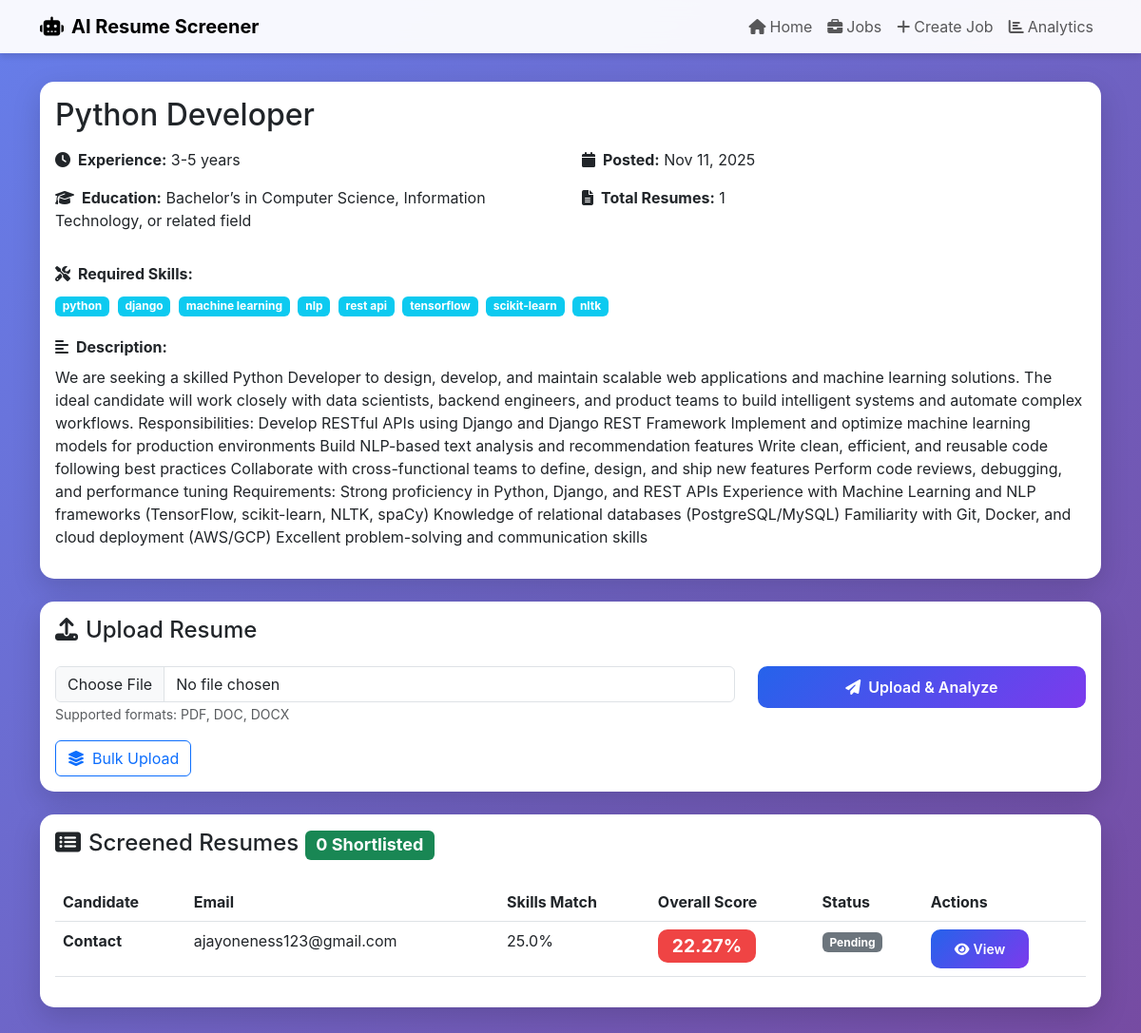
The app's page /job/1/ with its own data.
### screener/models.py (models this page shows, shortened)
class JobDescription(models.Model):
    title = models.CharField(max_length=200)
    description = models.TextField()
    required_skills = models.TextField(help_text="Comma-separated skills")
    experience_required = models.CharField(max_length=100)
    education_required = models.CharField(max_length=200)
    created_at = models.DateTimeField(default=timezone.now)
    class Meta:
        ordering = ['-created_at']

class Resume(models.Model):
    job_description = models.ForeignKey(JobDescription, on_delete=models.CASCADE, related_name='resumes')
    candidate_name = models.CharField(max_length=200, blank=True)
    email = models.EmailField(blank=True)
    phone = models.CharField(max_length=20, blank=True)
    resume_file = models.FileField(upload_to='resumes/')
    extracted_text = models.TextField(blank=True)
    extracted_skills = models.TextField(blank=True)
    extracted_experience = models.TextField(blank=True)
    extracted_education = models.TextField(blank=True)
    match_score = models.FloatField(default=0.0)
    skills_match_score = models.FloatField(default=0.0)
    experience_match_score = models.FloatField(default=0.0)
    education_match_score = models.FloatField(default=0.0)
    uploaded_at = models.DateTimeField(default=timezone.now)
    is_shortlisted = models.BooleanField(default=False)
    class Meta:
        ordering = ['-match_score']

### screener/views.py (the view, shortened to what this page needs)
# urls.py: path('job/<int:job_id>/', views.job_detail, name='job_detail'),
def job_detail(request, job_id):
    job = get_object_or_404(JobDescription, id=job_id)
    resumes = Resume.objects.filter(job_description=job).order_by('-match_score')
    context = {
        'job': job,
        'resumes': resumes,
        'total_resumes': resumes.count(),
        'shortlisted_count': resumes.filter(is_shortlisted=True).count()
    }
    return render(request, 'screener/job_detail.html', context)

### screener/templatetags/custom_filters.py (called while the page is built)
@register.filter(name='split')
def split(value, arg):
    return value.split(arg)

@register.filter(name='trim')
def trim(value):
    return value.strip()

### templates/screener/job_detail.html (shortened to what this page needs)
{% extends 'base.html' %}
{% load custom_filters %}
{% block content %}
<div class="row mb-4">
    <div class="col-md-12">
        <div class="card">
            <div class="card-body">
                <h2 class="card-title mb-3">{{ job.title }}</h2>
                <div class="row mb-3">
                    <div class="col-md-6">
                        <p><strong><i class="fas fa-clock me-2"></i>Experience:</strong> {{ job.experience_required }}</p>
                        <p><strong><i class="fas fa-graduation-cap me-2"></i>Education:</strong> {{ job.education_required }}</p>
                    </div>
                    <div class="col-md-6">
                        <p><strong><i class="fas fa-calendar me-2"></i>Posted:</strong> {{ job.created_at|date:"M d, Y" }}</p>
                        <p><strong><i class="fas fa-file-alt me-2"></i>Total Resumes:</strong> {{ total_resumes }}</p>
                    </div>
                </div>
                <div class="mb-3">
                    <strong><i class="fas fa-tools me-2"></i>Required Skills:</strong>
                    <div class="mt-2">
                        {% with skills=job.required_skills|split:',' %}
                            {% for skill in skills %}
                            <span class="badge bg-info me-1 mb-1">{{ skill|trim }}</span>
                            {% endfor %}
                        {% endwith %}
                    </div>
                </div>
                <div class="mb-3">
                    <strong><i class="fas fa-align-left me-2"></i>Description:</strong>
                    <p class="mt-2">{{ job.description }}</p>
                </div>
            </div>
        </div>
    </div>
</div>
<div class="row mb-4">
    <div class="col-md-12">
        <div class="card">
            <div class="card-body">
                <h4 class="card-title mb-4"><i class="fas fa-upload me-2"></i>Upload Resume</h4>
                <form method="post" enctype="multipart/form-data">
                    <div class="row">
                        <div class="col-md-8">
                            <input type="file" class="form-control" name="resume_file" accept=".pdf,.doc,.docx" required>
                            <small class="text-muted">Supported formats: PDF, DOC, DOCX</small>
                        </div>
                        <div class="col-md-4">
                            <button type="submit" class="btn btn-primary w-100">
                                <i class="fas fa-paper-plane me-2"></i>Upload & Analyze
                            </button>
                        </div>
                    </div>
                </form>
                <div class="mt-3">
                    <a href="{% url 'bulk_upload' job.id %}" class="btn btn-outline-primary">
                        <i class="fas fa-layer-group me-2"></i>Bulk Upload
                    </a>
                </div>
            </div>
        </div>
    </div>
</div>
<div class="row">
    <div class="col-md-12">
        <div class="card">
            <div class="card-body">
                <h4 class="card-title mb-4">
                    <i class="fas fa-list-alt me-2"></i>Screened Resumes
                    <span class="badge bg-success">{{ shortlisted_count }} Shortlisted</span>
                </h4>
                {% if resumes %}
                <div class="table-responsive">
                    <table class="table table-hover">
                        <thead>
                            <tr>
                                <th>Candidate</th>
                                <th>Email</th>
                                <th>Skills Match</th>
                                <th>Overall Score</th>
                                <th>Status</th>
                                <th>Actions</th>
                            </tr>
                        </thead>
                        <tbody>
                            {% for resume in resumes %}
                            <tr>
                                <td><strong>{{ resume.candidate_name }}</strong></td>
                                <td>{{ resume.email|default:"N/A" }}</td>
                                <td>{{ resume.skills_match_score }}%</td>
                                <td>
                                    <span class="badge badge-score
                                        {% if resume.match_score >= 70 %}badge-high
                                        {% elif resume.match_score >= 50 %}badge-medium
                                        {% else %}badge-low{% endif %}">
                                        {{ resume.match_score }}%
                                    </span>
                                </td>
                                <td>
                                    {% if resume.is_shortlisted %}
                                    <span class="badge bg-success"><i class="fas fa-check me-1"></i>Shortlisted</span>
                                    {% else %}
                                    <span class="badge bg-secondary">Pending</span>
                                    {% endif %}
                                </td>
                                <td>
                                    <a href="{% url 'resume_detail' resume.id %}" class="btn btn-sm btn-primary">
                                        <i class="fas fa-eye me-1"></i>View
                                    </a>
                                </td>
                            </tr>
                            {% endfor %}
                        </tbody>
                    </table>
                </div>
                {% else %}
                <div class="text-center py-5">
                    <i class="fas fa-inbox fa-4x text-muted mb-3"></i>
                    <p class="text-muted">No resumes uploaded yet. Upload resumes to start screening!</p>
                </div>
                {% endif %}
            </div>
        </div>
    </div>
</div>
{% endblock %}

### templates/base.html (style rules this page uses)
:root { --primary-color: #2563eb; --secondary-color: #7c3aed; --success-color: #10b981; --danger-color: #ef4444; }
body { font-family: 'Inter', -apple-system, BlinkMacSystemFont, 'Segoe UI', sans-serif; background: linear-gradient(135deg, #667eea 0%, #764ba2 100%); min-height: 100vh; }
.card { border: none; border-radius: 15px; box-shadow: 0 10px 30px rgba(0,0,0,0.15); transition: transform 0.3s ease; }
.btn-primary { background: linear-gradient(135deg, var(--primary-color), var(--secondary-color)); border: none; border-radius: 10px; padding: 10px 25px; font-weight: 600; transition: all 0.3s ease; }
.badge-score { font-size: 1.2rem; padding: 8px 15px; border-radius: 10px; }
.badge-low { background-color: var(--danger-color); }

### records on screen
JobDescription: title "Python Developer", experience_required "3-5 years", education_required "Bachelor’s in Computer Science, Information Technology, or related field", created_at "Nov 11, 2025", description "We are seeking a skilled Python Developer to design, develop, and maintain scalable web applications and machine learning solutions. The ideal candidate will work closely with data scientists, backend engineers, and product teams to build intelligent systems and automate complex workflows. Responsibilities: Develop RESTful APIs using Django and Django REST Framework Implement and optimize machine learning models for production environments Build NLP-based text analysis and recommendation features Write clean, efficient, and reusable code following best practices Collaborate with cross-functional teams to define, design, and ship new features Perform code reviews, debugging, and performance…"
Resume: candidate_name "Contact", email "ajayoneness123@gmail.com", skills_match_score "25.0", match_score "22.27", is_shortlisted "Pending"

### other values on screen
{{ total_resumes }} "1"
{{ skill|trim }} "python" "django" "machine learning" "nlp" "rest api" "tensorflow" "scikit-learn" "nltk"
{{ shortlisted_count }} "0"
